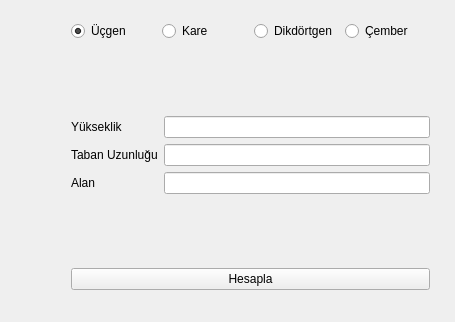
<?xml version="1.0" encoding="UTF-8"?>
<ui version="4.0">
 <class>Widget</class>
 <widget class="QWidget" name="Widget">
  <property name="geometry">
   <rect>
    <x>0</x>
    <y>0</y>
    <width>455</width>
    <height>322</height>
   </rect>
  </property>
  <property name="windowTitle">
   <string>Widget</string>
  </property>
  <widget class="QWidget" name="">
   <property name="geometry">
    <rect>
     <x>60</x>
     <y>10</y>
     <width>381</width>
     <height>291</height>
    </rect>
   </property>
   <layout class="QVBoxLayout" name="verticalLayout">
    <item>
     <layout class="QHBoxLayout" name="horizontalLayout">
      <item>
       <widget class="QRadioButton" name="radioButton">
        <property name="text">
         <string>Üçgen</string>
        </property>
        <property name="checked">
         <bool>true</bool>
        </property>
       </widget>
      </item>
      <item>
       <widget class="QRadioButton" name="radioButton_2">
        <property name="text">
         <string>Kare</string>
        </property>
       </widget>
      </item>
      <item>
       <widget class="QRadioButton" name="radioButton_3">
        <property name="text">
         <string>Dikdörtgen</string>
        </property>
       </widget>
      </item>
      <item>
       <widget class="QRadioButton" name="radioButton_4">
        <property name="text">
         <string>Çember</string>
        </property>
       </widget>
      </item>
     </layout>
    </item>
    <item>
     <spacer name="verticalSpacer">
      <property name="orientation">
       <enum>Qt::Vertical</enum>
      </property>
      <property name="sizeHint" stdset="0">
       <size>
        <width>20</width>
        <height>40</height>
       </size>
      </property>
     </spacer>
    </item>
    <item>
     <layout class="QFormLayout" name="formLayout">
      <item row="0" column="0">
       <widget class="QLabel" name="labelA">
        <property name="text">
         <string>Yükseklik</string>
        </property>
       </widget>
      </item>
      <item row="0" column="1">
       <widget class="QLineEdit" name="lineEdit"/>
      </item>
      <item row="1" column="0">
       <widget class="QLabel" name="labelB">
        <property name="text">
         <string>Taban Uzunluğu</string>
        </property>
       </widget>
      </item>
      <item row="1" column="1">
       <widget class="QLineEdit" name="lineEdit_2"/>
      </item>
      <item row="2" column="0">
       <widget class="QLabel" name="labelSonuc">
        <property name="text">
         <string>Alan</string>
        </property>
       </widget>
      </item>
      <item row="2" column="1">
       <widget class="QLineEdit" name="lineEdit_3"/>
      </item>
     </layout>
    </item>
    <item>
     <spacer name="verticalSpacer_2">
      <property name="orientation">
       <enum>Qt::Vertical</enum>
      </property>
      <property name="sizeHint" stdset="0">
       <size>
        <width>20</width>
        <height>40</height>
       </size>
      </property>
     </spacer>
    </item>
    <item>
     <widget class="QPushButton" name="pushButton">
      <property name="text">
       <string>Hesapla</string>
      </property>
     </widget>
    </item>
   </layout>
  </widget>
 </widget>
 <layoutdefault spacing="6" margin="11"/>
 <resources/>
 <connections/>
</ui>
